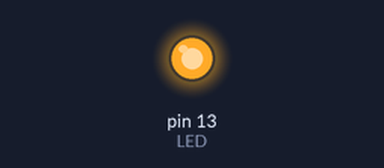
This sketch was run on a simulated Arduino Uno, built with avr-gcc and run on an emulated ATmega328P. Shown: output pins drawn as LEDs (lit = HIGH).

Above: at 0.1 s.
Timing chart, 0 to 1.6 s (numbered marks = the images above):
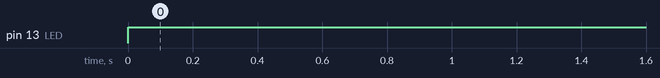

The sketch:

led_off.ino
```cpp
#define LED 13

void setup() {
  // put your setup code here, to run once:

  pinMode(LED, OUTPUT);

}

void loop() {
  // put your main code here, to run repeatedly:
digitalWrite(13, HIGH);
}
```

Measured:
- by itself, pin 13 (LED): LOW → HIGH at 0.00 s
